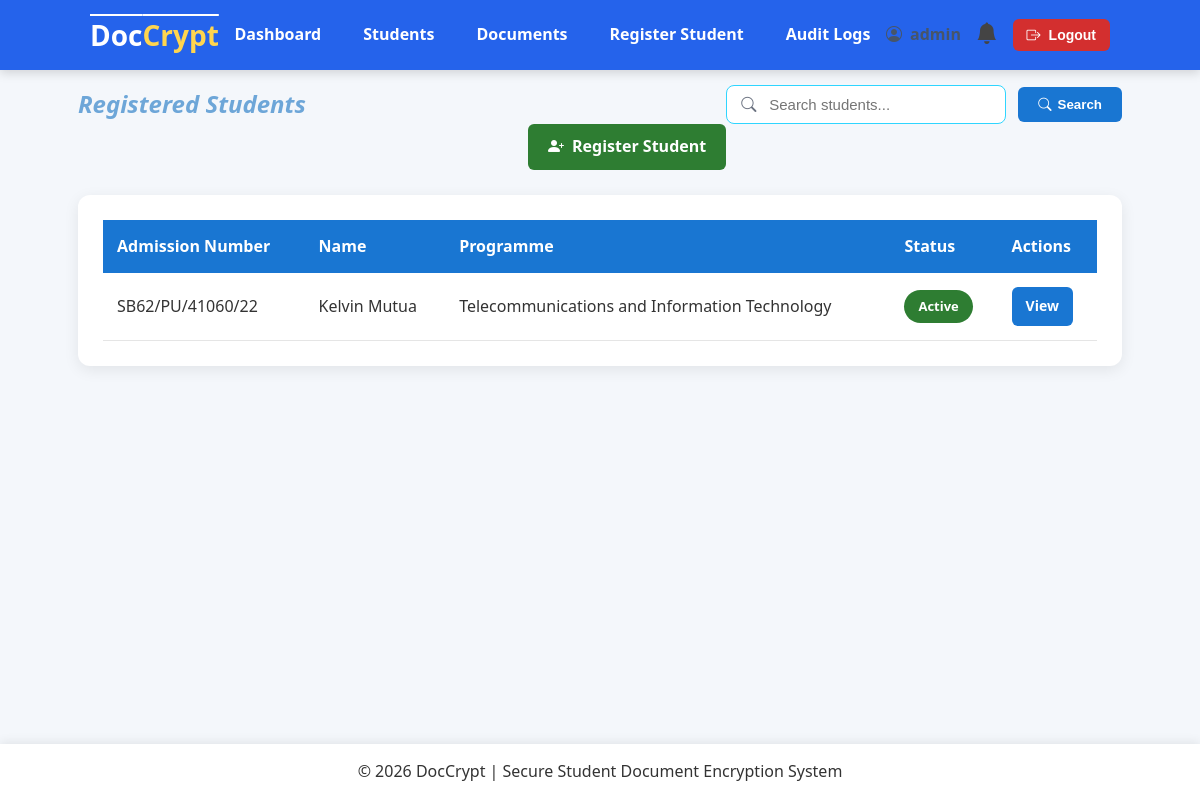
/students/students/ (signed in), run on the app's committed database.
### student/models.py (models this page shows, shortened)
class Student(models.Model):
    class Status(models.TextChoices):
        ACTIVE = "ACTIVE", "Active"
        DEFERRED = "DEFERRED", "Deferred"
        GRADUATED = "GRADUATED", "Graduated"
        DEACTIVATED = "DEACTIVATED", "Deactivated"
    class Year(models.IntegerChoices):
        YEAR_1 = 1 ,"Year 1"
        YEAR_2 = 2, "Year 2"
        YEAR_3 = 3, "Year 3"
        YEAR_4 = 4, "Year 4"
    user = models.OneToOneField(CustomUser,on_delete=models.CASCADE,related_name="student")
    admission_number = models.CharField(max_length=25,unique=True)
    first_name = models.CharField(max_length=50)
    last_name = models.CharField(max_length=50)
    phone_number = models.CharField(max_length=15,blank=True)
    programme = models.CharField(max_length=50)
    department = models.CharField(max_length=50)
    year_of_study = models.IntegerField(choices=Year.choices, default=Year.YEAR_1)
    status = models.CharField(max_length=25,choices=Status.choices, default=Status.ACTIVE)
    created_at = models.DateTimeField(auto_now_add=True)
    class Meta:
        ordering = ["admission_number"]
        verbose_name = "Student"
        verbose_name_plural = "Students"
    @property
    def full_name(self):
        return f"{self.first_name} {self.last_name}"

### student/views.py (the view, shortened to what this page needs)
# urls.py: path("students/", views.students_list, name="student_list"),
@login_required
def students_list(request):
    if not request.user.is_admin:
        return render(request, "errors/403.html", status=403)
    students = Student.objects.select_related("user").all().order_by("admission_number")
    query = request.GET.get("q", "")
    paginator = Paginator(students, 10)
    page_number = request.GET.get("page")
    students = paginator.get_page(page_number)
    context ={"students": students, "query": query}
    return render(request, "students/student_list.html", context)

### notifications/context_processors.py (called while the page is built)
def notifications(request):
    if request.user.is_authenticated:
        notifications = Notification.objects.filter(
            recipient=request.user,
            is_read=False,
        ).order_by("-created_at")[:5]
        return {
            'notifications': notifications,
            "notification_count": notifications.count(),
        }
    return {
        "notifications": [],
        "notification_count":0,
    }

### users/models.py (called while the page is built)
    @property
    def is_admin(self):
        return self.role == self.Role.ADMIN or self.is_superuser

### student/templates/students/student_list.html (shortened to what this page needs)
{% extends "users/base.html" %}
{% block content %}
<div class="page-header">
    <div class="page-title">
        <h2>Registered Students</h2>
    </div>
    <div class="page-search">
        <form method="get" class="search-form">
            <div class="search-wrapper">
                <i class="bi bi-search search-icon"></i>
                <input
                    type="text"
                    name="q"
                    value="{{ query }}"
                    placeholder="Search students..."
                    class="search-input">
            </div>
            <button
                type="submit"
                class="btn btn-primary">
                <i class="bi bi-search"></i>
                Search
            </button>
        </form>
    </div>
    <div class="page-actions">
        <a href="{% url 'register_student' %}" class="btn btn-success"><i class="bi bi-person-plus-fill"></i>
        Register Student</a>
    </div>
</div>
<div class="card">
    <table>
        <thead>
            <tr>
                <th>Admission Number</th>
                <th>Name</th>
                <th>Programme</th>
                <th>Status</th>
                <th>Actions</th>
            </tr>
        </thead>
        <tbody>
        {% for student in students %}
            <tr>
                <td>{{ student.admission_number }}</td>
                <td>{{ student.full_name }}</td>
                <td>{{ student.programme }}</td>
                <td>
                    <span class="badge badge-success">
                        {{ student.get_status_display }}
                    </span>
                </td>
                <td>
                    <a href="{% url 'student_detail' student.id %}" class="btn btn-primary btn-small">View</a>
                </td>
            </tr>
        {% empty %}
            <tr>
                <td colspan="5" style="text-align:center;">
                    No students found.
                </td>
            </tr>
        {% endfor %}
        </tbody>
    </table>
</div>
{% endblock %}

### static/css/style.css (style rules this page uses)
* { margin:0; padding:0; box-sizing:border-box; }
html { scroll-behavior: smooth; }
body { font-family:"Segoe UI",Tahoma,Geneva,Verdana,sans-serif; background:#f4f7fb; color:#333; line-height:1.6; padding-bottom: 70px; }
h2 { text-align: center; font-style: oblique; color: rgb(109, 166, 216); }
.page-header { display:grid; grid-template-columns: 1fr auto; align-items:center; margin-bottom:25px; margin-top: 15px; }
.page-title { justify-self: start; }
.page-search { justify-self: center; }
.page-actions { justify-self: end; }
.card { background:white; border-radius:12px; padding:25px; margin-bottom:25px; box-shadow:0 4px 15px rgba(0,0,0,.08); }
.btn { width: fit-content; display:inline-flex; align-items:center; justify-content:center; gap:8px; padding:10px 20px; border:none; font-weight:600; border-radius:6px; cursor:pointer; text-decoration:none; font-weight:600; transition:.3s; }
.btn-primary { background:#1976d2; color:white; }
.btn-success { background:#2e7d32; color:white; }
.btn-small { padding:8px 14px; font-size:14px; }
table { width:100%; border-collapse:collapse; }
th { background:#1976d2; color:white; padding:14px; text-align:left; }
td { padding:14px; border-bottom:1px solid #e5e5e5; text-align: left; }
table tbody tr { transition: .2s; }
.badge { display:inline-block; padding:6px 14px; border-radius:30px; color:white; font-size:13px; font-weight:600; }
.badge-success { background:#2e7d32; }
form { width:100%; }
input, select, textarea { width:100%; padding:12px; border:1px solid #2fd5ff; border-radius:8px; font-size:15px; box-sizing:border-box; transition:.3s; }
.search-form { display:flex; align-items:center; gap:12px; }
.search-wrapper { position:relative; }
.search-icon { position:absolute; left:15px; top:50%; transform:translateY(-50%); color:#6b7280; font-size:0.95rem; }
.search-input { padding:10px 15px 10px 42px; width:280px; }
.search-form .btn { display:flex; align-items:center; gap:6px; }

### data on the page
Student: admission_number "SB62/PU/41060/22", full_name "Kelvin Mutua", programme "Telecommunications and Information Technology", status "Active"
